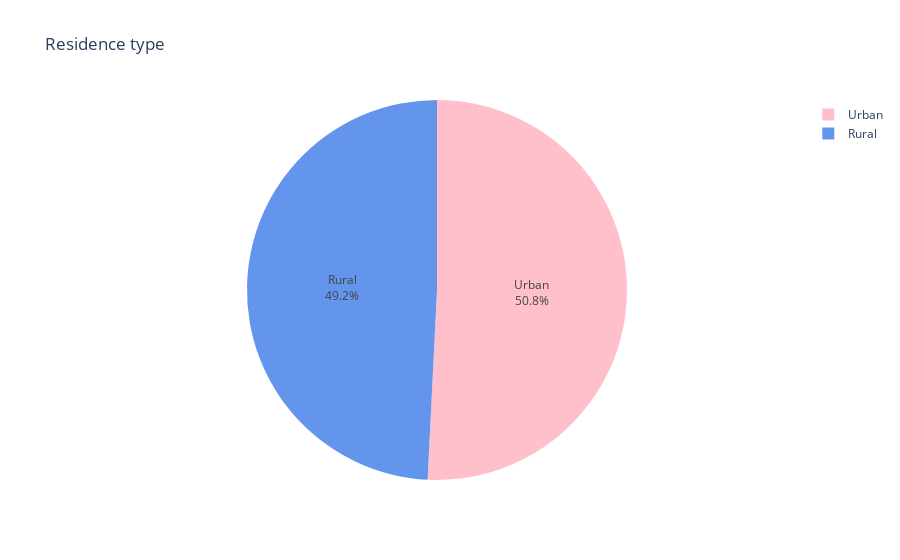

Notebook cell for this chart:
### Code cell
#residence type
res=dict(df['Residence_type'].value_counts())
fig=px.pie(names=res.keys(),values=res.values(),title="Residence type",color_discrete_sequence=custom_palette)
fig.update_traces(textposition='inside', textinfo='percent+label')

### Figure 1 — Plotly figure (JSON) as saved in the notebook; plotly's stock layout.template omitted (floating-point values rounded to 4 significant figures)
{"data": [{"domain": {"x": [0, 1], "y": [0, 1]}, "hovertemplate": "label=%{label}<br>value=%{value}<extra></extra>", "labels": ["Urban", "Rural"], "legendgroup": "", "name": "", "showlegend": true, "textinfo": "percent+label", "textposition": "inside", "type": "pie", "values": [2230, 2161]}], "layout": {"autosize": true, "legend": {"tracegroupgap": 0}, "piecolorway": ["pink", "cornflowerblue", "beige", "seashell", "linen"], "title": {"text": "Residence type"}}}
